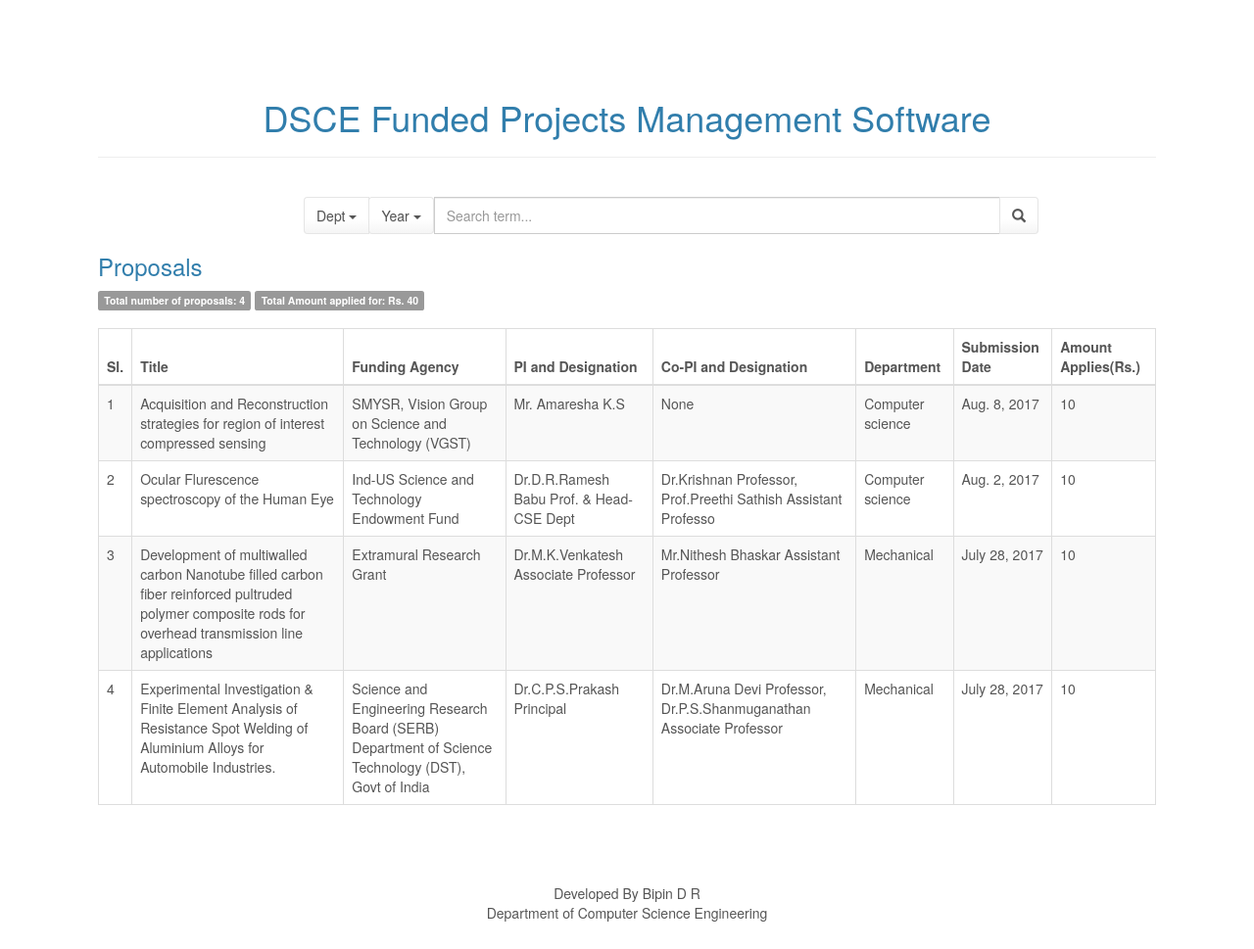
The page /projects/proposals on the database as committed earlier.
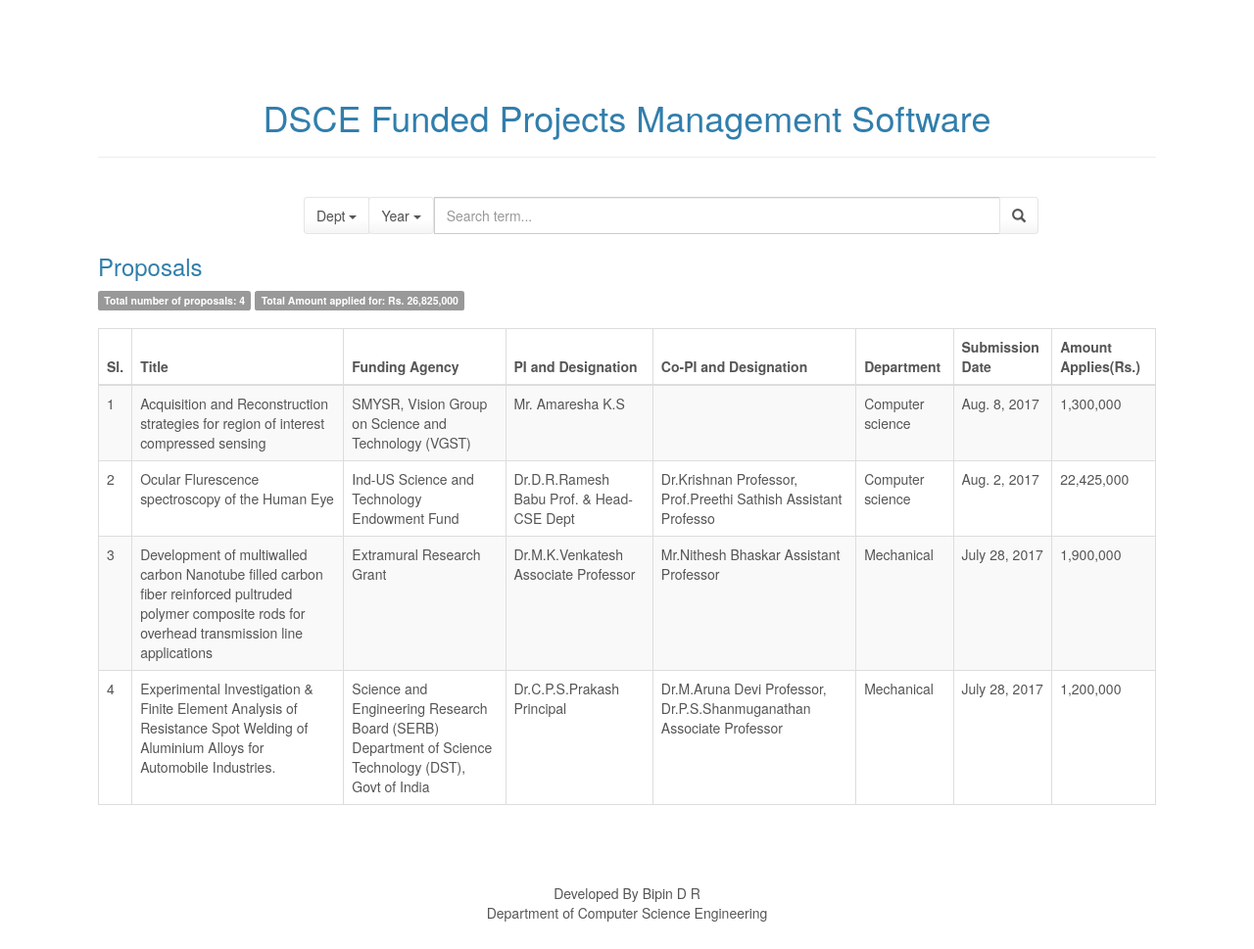
The same page on the database as committed later.
### projects/models.py (models this page shows, shortened)
class Proposal(models.Model):
    title = models.CharField("Title",max_length=300)
    dept = models.CharField("Department",max_length=50)
    funding_agency = models.CharField("Funding Agency",max_length=100)
    pi_designation = models.CharField("PI and Designation",max_length=100)
    co_pi_designation = models.CharField("Co-PI and Designation",max_length=100, blank = True, null = True)
    submission_date = models.DateField("Submission Date")
    p_amount_applied = models.IntegerField("Amount Applied")
    class Meta:
        pass

### projects/views.py (the view)
def proposals(request):
    global all_proposals
    all_proposals = Proposal.objects.all()
    total = all_proposals.count()
    total_amount = all_proposals.aggregate(Sum('p_amount_applied'))
    context = {
        'all_proposals': all_proposals,
        'total': total,
        'total_amount': total_amount
    }
    return render(request, 'projects/index2.html', context)

### projects/templates/projects/index2.html (shortened to what this page needs)
<!DOCTYPE html>
<html>
<head>
    {% load staticfiles %}
    <link rel="stylesheet" href="{% static 'assets/bootstrap/css/bootstrap.min.css' %}">
    <link rel="stylesheet" href="{% static 'assets/css/styles.css' %}">
</head>
<body>
<h1 align="center">DSCE Funded Projects Management Software</h1>
<hr>
<br>
<div class="container">
    <form type="get" action="search_proposals" style="margin: 0">
        <div class="row">
            <div class="col-xs-8 col-xs-offset-2">
                <div class="input-group">
                    <div class="input-group-btn search-panel">
                        <button type="button" class="btn btn-default dropdown-toggle" data-toggle="dropdown">
                            <span id="search_dept">Dept</span> <span class="caret"></span>
                        </button>
                    </div>
                    <div class="input-group-btn search-panel">
                        <button type="button" class="btn btn-default dropdown-toggle" data-toggle="dropdown">
                            <span id="search_date">Year</span> <span class="caret"></span>
                        </button>
                    </div>
                    <input type="text" class="form-control" name="search_box" placeholder="Search term...">
                    <span class="input-group-btn">
                    <button id="search_submit" class="btn btn-default" type="submit"><span
                            class="glyphicon glyphicon-search"></span></button>
                    </span>
                </div>
            </div>
        </div>
    </form>
</div>
<a href="/projects/proposals">
    <h3>Proposals</h3>
</a>
<span class="label label-default">Total number of proposals: {{ total }}</span>
{% load humanize %}
<span class="label label-default">Total Amount applied for: Rs. {{ total_amount.p_amount_applied__sum | intcomma }}</span>
<br>
<br>
{% if all_proposals %}
    <div class="table-responsive">
        <table class="table table-striped table-bordered">
            <thead>
            <tr>
                <th>Sl.</th>
                <th>Title</th>
                <th>Funding Agency</th>
                <th>PI and Designation</th>
                <th>Co-PI and Designation</th>
                <th>Department</th>
                <th>Submission Date</th>
                <th>Amount Applies(Rs.)</th>
            </tr>
            </thead>
            <tbody>
            {% for i in all_proposals %}
                <tr>
                    <td>{{ forloop.counter }}</td>
                    <td>{{ i.title }}</td>
                    <td>{{ i.funding_agency }}</td>
                    <td>{{ i.pi_designation }}</td>
                    <td>{{ i.co_pi_designation }}</td>
                    <td>{{ i.dept }}</td>
                    <td>{{ i.submission_date }}</td>
                    <td>{{ i.p_amount_applied | intcomma }}</td>
                </tr>
            {% endfor %}
            </tbody>
        </table>
    </div>
{% else %}
    <strong>No Publications</strong>
    <br>
    <br>
    <br>
{% endif %}
<br>
<br>
<br>
<div class="footer">Developed By Bipin D R</div>
<div class="footer"> Department of Computer Science Engineering</div>
</body>
</html>

### projects/static/assets/css/styles.css (style rules this page uses)
body { margin: 100px; }
.footer { position: static; text-align: center; bottom: 0px; width: 100%; }

Rows that differ between the two databases and show on the page:
changed Proposal "SMYSR, Vision Group on Science and Technology (VGST)": p_amount_applied "10" → "1,300,000"; co_pi_designation "None" → (not shown)
changed Proposal "Ocular Flurescence spectroscopy of the Human Eye": p_amount_applied "10" → "22,425,000"
changed Proposal "Extramural Research Grant": p_amount_applied "10" → "1,900,000"
changed Proposal "Dr.C.P.S.Prakash Principal": p_amount_applied "10" → "1,200,000"
Other text that changed with them:
{{ total_amount.p_amount_applied__sum | intcomma }}: "40" → "26,825,000"
